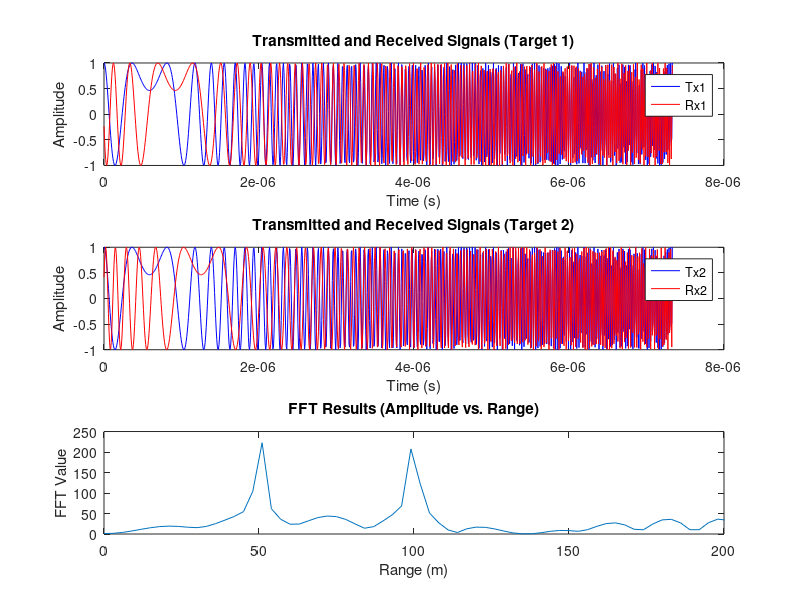

MATLAB code for this plot:
% Radar Parameters
c = 3e8; % Speed of light (m/s)
R1 = 50; % Distance to the first target (m)
R2 = 100; % Distance to the second target (m)
Tsweep = 5.5; % Sweep time (s)
Nr = 1024; % Number of samples
Range_max = 200; % Maximum range (m)

% User-defined Bandwidth Value
B = 50e6; % Bandwidth (Hz) (e.g., can be adjusted with a slider)
range_res = c / (2 * B); % Range resolution
Tchirp = Tsweep * (2 * Range_max / c); % Sweep duration
slope = B / Tchirp; % Chirp slope
fc = 77e9; % Carrier frequency (Hz)

% Time Vector
t = linspace(0, Tchirp, Nr);

% Time Delays
td1 = 2 * R1 / c;
td2 = 2 * R2 / c;

% Signal Generation
Tx1 = cos(2 * pi * (fc * t + slope * t.^2 / 2)); % Transmitted signal (target 1)
Rx1 = cos(2 * pi * (fc * (t - td1) + slope * (t - td1).^2 / 2)); % Received signal (target 1)

Tx2 = cos(2 * pi * (fc * t + slope * t.^2 / 2)); % Transmitted signal (target 2)
Rx2 = cos(2 * pi * (fc * (t - td2) + slope * (t - td2).^2 / 2)); % Received signal (target 2)

% Mixing
Mix1 = Tx1 .* Rx1;
Mix2 = Tx2 .* Rx2;
Mix = Mix1 + Mix2;

% FFT Processing
FFT_mix = fft(Mix);
FFT_single_side_mix = abs(FFT_mix(1:Nr/2)); % Single-sided FFT
range_values = (0:(Nr/2)-1) * range_res; % Distance values

% Plotting the Results
figure;

% Transmitted and Received Signals (Target 1)
subplot(3,1,1);
plot(t, Tx1, 'b'); hold on;
plot(t, Rx1, 'r');
title('Transmitted and Received Signals (Target 1)');
xlabel('Time (s)'); ylabel('Amplitude');
legend('Tx1', 'Rx1');

% Transmitted and Received Signals (Target 2)
subplot(3,1,2);
plot(t, Tx2, 'b'); hold on;
plot(t, Rx2, 'r');
title('Transmitted and Received Signals (Target 2)');
xlabel('Time (s)'); ylabel('Amplitude');
legend('Tx2', 'Rx2');

% FFT Results (Amplitude vs. Range)
subplot(3,1,3);
plot(range_values, FFT_single_side_mix);
title('FFT Results (Amplitude vs. Range)');
xlabel('Range (m)'); ylabel('FFT Value');
xlim([0 Range_max]);

